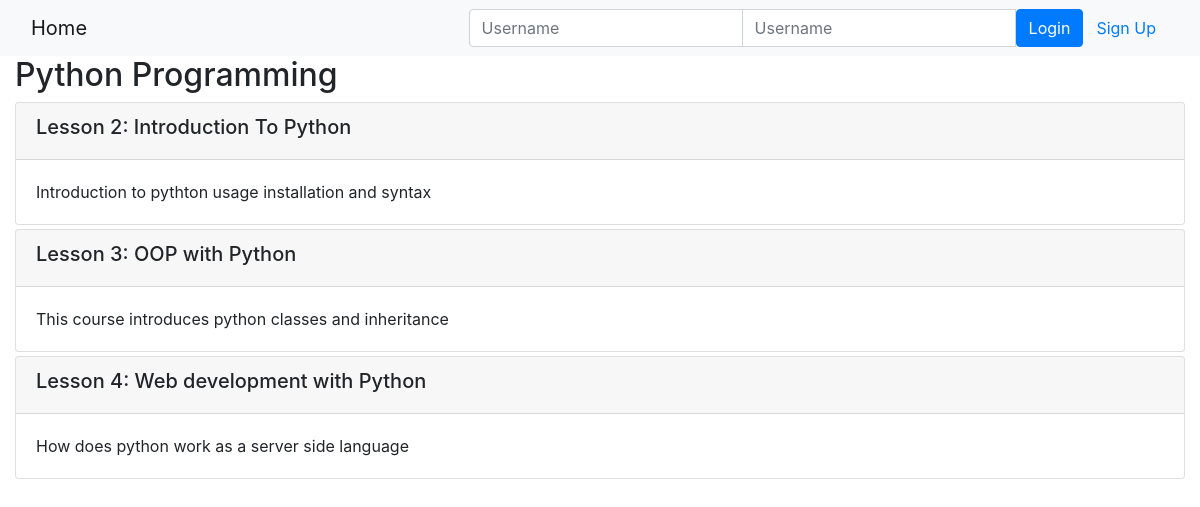
Page /onlinecourse/1/ on the committed database.
### onlinecourse/models.py (models this page shows, shortened)
class Course(models.Model):
    name = models.CharField(null=False, max_length=30, default='online course')
    image = models.ImageField(upload_to='course_images/')
    description = models.CharField(max_length=1000)
    pub_date = models.DateField(null=True)
    instructors = models.ManyToManyField(Instructor)
    users = models.ManyToManyField(settings.AUTH_USER_MODEL, through='Enrollment')
    total_enrollment = models.IntegerField(default=0)
    is_enrolled = False

class Lesson(models.Model):
    title = models.CharField(max_length=200, default="title")
    order = models.IntegerField(default=0)
    course = models.ForeignKey(Course, on_delete=models.CASCADE)
    content = models.TextField()

### onlinecourse/views.py (the view)
# urls.py: path('<int:pk>/', views.CourseDetailView.as_view(), name='course_details'),
class CourseDetailView(generic.DetailView):
    model = Course
    template_name = 'onlinecourse/course_detail_bootstrap.html'

### onlinecourse/templates/onlinecourse/course_detail_bootstrap.html (shortened to what this page needs)
<!DOCTYPE html>
<html lang="en">
<head>
     {% load static %}
    <link rel="stylesheet" href="https://maxcdn.bootstrapcdn.com/bootstrap/4.5.2/css/bootstrap.min.css">
</head>
<body>
    <nav class="navbar navbar-light bg-light">
        <div class="container-fluid">
            <div class="navbar-header">
                  <a class="navbar-brand" href="{% url 'onlinecourse:index' %}">Home</a>
            </div>
            <ul class="nav navbar-nav navbar-right">
                {% if user.is_authenticated %}
                <li>
                    <a class="btn btn-link" href="#">{{ user.first_name }}({{ user.username }})</a>
                    <a class="btn btn-link" href="{% url 'onlinecourse:logout' %}">Logout</a>
                </li>
                {% else %}
                <li>
                    <form class="form-inline" action="{% url 'onlinecourse:login' %}" method="post">
                        <div class="input-group">
                            <input type="text" class="form-control" placeholder="Username" name="username" >
                            <input type="password" class="form-control" placeholder="Username" name="psw" >
                            <button class="btn btn-primary" type="submit">Login</button>
                            <a class="btn btn-link" href="{% url 'onlinecourse:registration' %}">Sign Up</a>
                        </div>
                    </form>
                </li>
                {% endif %}
            </ul>
        </div>
    </nav>
    <div class="container-fluid">
            <h2>{{ course.name }}</h2>
            <div class="card-columns-vertical">
                {% for lesson in course.lesson_set.all %}
                    <div class="card mt-1">
                        <div class="card-header"><h5>Lesson {{lesson.order|add:1}}: {{lesson.title}}</h5></div>
                        <div class="card-body">{{lesson.content}}</div>
                    </div>
                {% endfor %}
            </div>
    </div>
</body>
</html>

### rows in the picture
Course: name "Python Programming"
Lesson: order|add "2", title "Introduction To Python", content "Introduction to pythton usage installation and syntax"
Lesson: order|add "3", title "OOP with Python", content "This course introduces python classes and inheritance"
Lesson: order|add "4", title "Web development with Python", content "How does python work as a server side language"
